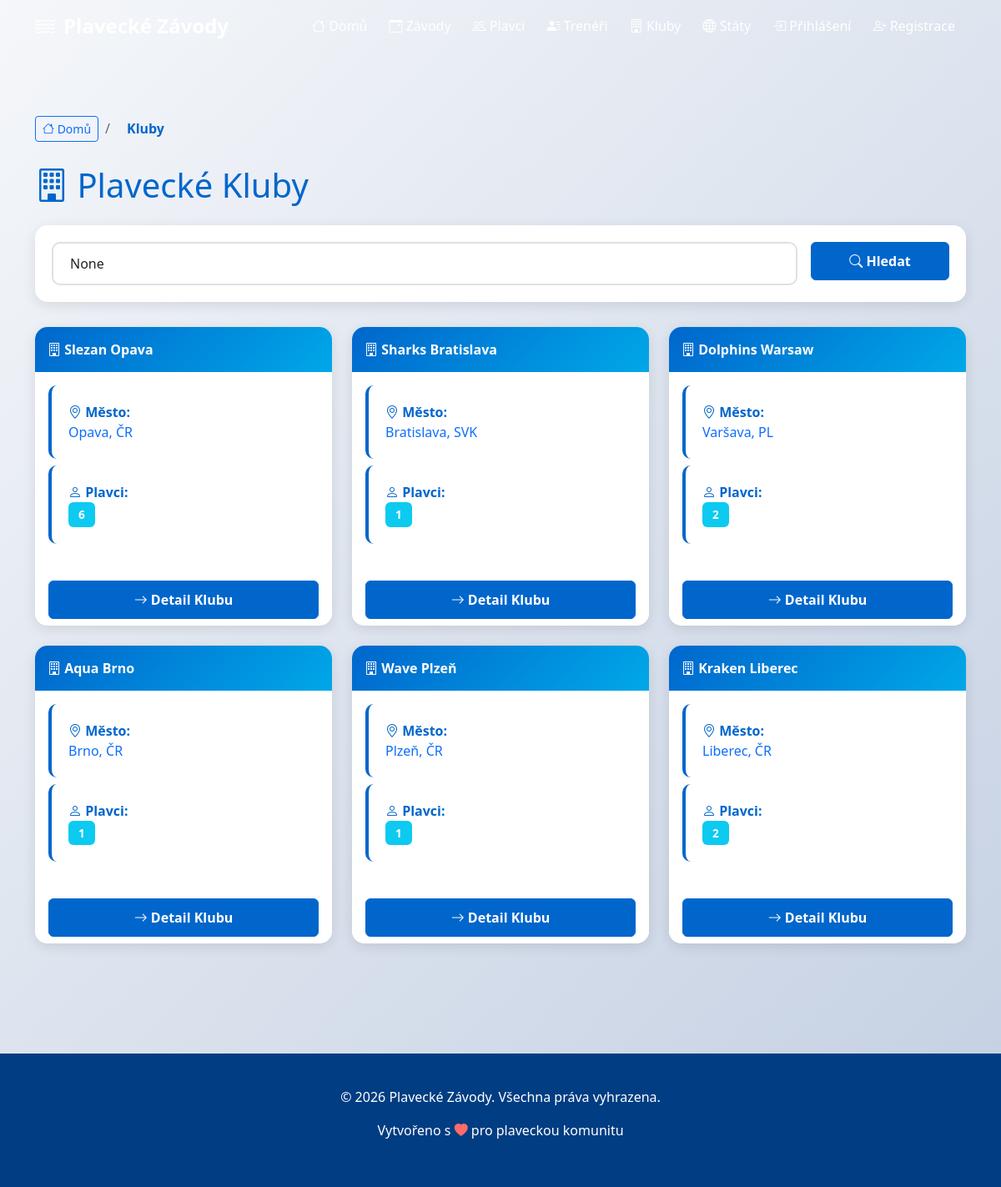
Page /kluby/ on the committed database.
### zavody/models.py (models this page shows, shortened)
class Klub(models.Model):
    klub_id = models.AutoField(primary_key=True)
    nazev = models.CharField(max_length=100)
    mesto = models.ForeignKey(Mesto, on_delete=models.CASCADE)
    datum_zalozeni = models.DateField(blank=True, null=True)
    class Meta:
        db_table = 'klub'
        verbose_name = 'Klub'
        verbose_name_plural = 'Kluby'

class Mesto(models.Model):
    mesto_id = models.AutoField(primary_key=True)
    nazev = models.CharField(max_length=100)
    symbol = models.BinaryField(blank=True, null=True)
    stat = models.ForeignKey(Stat, on_delete=models.CASCADE)
    class Meta:
        db_table = 'mesto'
        verbose_name = 'Město'
        verbose_name_plural = 'Města'

class Stat(models.Model):
    stat_id = models.AutoField(primary_key=True)
    nazev = models.CharField(max_length=4, unique=True)  # CZE, SVK, POL, GER, UKR
    hymna = models.CharField(max_length=255, blank=True, null=True)
    class Meta:
        db_table = 'stat'
        verbose_name = 'Stát'
        verbose_name_plural = 'Státy'

### zavody/views.py (the view)
# urls.py: path('kluby/', views.kluby_list, name='kluby_list'),
def kluby_list(request):
    kluby = Klub.objects.all().select_related('mesto', 'mesto__stat').annotate()
    query = request.GET.get('q')
    if query:
        kluby = kluby.filter(Q(nazev__icontains=query) | Q(mesto__nazev__icontains=query))
    context = {'kluby': kluby, 'query': query}
    return render(request, 'zavody/kluby_list.html', context)

### zavody/templates/zavody/kluby_list.html (shortened to what this page needs)
{% extends 'base.html' %}
{% block content %}
<div class="container py-5">
    <nav aria-label="breadcrumb" class="mb-4" style="display: flex; gap: 0.5rem; align-items: center;">
        <a href="{% url 'home' %}" class="btn btn-sm btn-outline-primary">
            <i class="bi bi-house"></i> Domů
        </a>
        <span style="color: #666;">/</span>
        <span style="padding: 0.5rem 0.75rem; color: #0066cc; font-weight: 600;">Kluby</span>
    </nav>
    <h1 class="mb-4" style="color: var(--primary-color);">
        <i class="bi bi-building"></i> Plavecké Kluby
    </h1>
    <div class="search-box">
        <form method="get" class="row g-3">
            <div class="col-md-10">
                <input type="text" name="q" class="form-control" placeholder="Vyhledejte klub podle názvu nebo místa..." value="{{ query }}">
            </div>
            <div class="col-md-2">
                <button type="submit" class="btn btn-primary w-100">
                    <i class="bi bi-search"></i> Hledat
                </button>
            </div>
        </form>
    </div>
    {% if kluby %}
        <div class="row">
            {% for klub in kluby %}
                <div class="col-md-6 col-lg-4 mb-4">
                    <div class="card h-100">
                        <div class="card-header">
                            <i class="bi bi-building"></i> {{ klub.nazev }}
                        </div>
                        <div class="card-body">
                            <div class="info-box mb-2">
                                <strong><i class="bi bi-geo-alt"></i> Město:</strong><br>
                                {% if klub.mesto %}
                                    <a href="{% url 'stat_detail' klub.mesto.stat.stat_id %}" style="text-decoration: none;">
                                        {{ klub.mesto.nazev }}, {{ klub.mesto.stat.nazev }}
                                    </a>
                                {% else %}
                                    <span class="text-muted">—</span>
                                {% endif %}
                            </div>
                            <div class="info-box">
                                <strong><i class="bi bi-person"></i> Plavci:</strong><br>
                                <span class="badge bg-info">
                                    {{ klub.plavec_set.count }}
                                </span>
                            </div>
                        </div>
                        <div class="card-footer bg-white border-top-0">
                            <a href="{% url 'klub_detail' klub.klub_id %}" class="btn btn-primary w-100">
                                <i class="bi bi-arrow-right"></i> Detail Klubu
                            </a>
                        </div>
                    </div>
                </div>
            {% endfor %}
        </div>
    {% else %}
        <div class="no-results">
            <i class="bi bi-search"></i>
            <h4>Žádné kluby nenalezeny</h4>
            <p>Zkuste změnit vyhledávací kritéria.</p>
        </div>
    {% endif %}
</div>
{% endblock %}

### zavody/templates/base.html (style rules this page uses)
:root { --primary-color: #0066cc; --secondary-color: #00a8e8; --dark-color: #003d82; --light-color: #e8f4f8; }
body { font-family: 'Segoe UI', Tahoma, Geneva, Verdana, sans-serif; background: linear-gradient(135deg, #f5f7fa 0%, #c3cfe2 100%); min-height: 100vh; }
.card { border: none; border-radius: 15px; box-shadow: 0 4px 15px rgba(0, 0, 0, 0.1); transition: all 0.3s ease; overflow: hidden; }
.card-header { background: linear-gradient(135deg, var(--primary-color) 0%, var(--secondary-color) 100%); color: white; border: none; font-weight: 600; padding: 15px; }
.badge { padding: 8px 12px; font-size: 0.85rem; font-weight: 600; }
.btn-primary { background-color: var(--primary-color); border-color: var(--primary-color); font-weight: 600; padding: 10px 20px; transition: all 0.3s ease; }
.search-box { background: white; padding: 20px; border-radius: 15px; box-shadow: 0 4px 15px rgba(0, 0, 0, 0.1); margin-bottom: 30px; }
.search-box input { border: 2px solid #e0e0e0; border-radius: 10px; padding: 12px 20px; font-size: 1rem; transition: all 0.3s ease; }
.info-box { background: white; padding: 20px; border-left: 4px solid var(--primary-color); border-radius: 10px; margin-bottom: 20px; }
.info-box strong { color: var(--primary-color); }

### rows in the picture
Klub: nazev "Slezan Opava", mesto.nazev "Opava", mesto.stat.nazev "ČR", plavec_set.count "6"
Klub: nazev "Sharks Bratislava", mesto.nazev "Bratislava", mesto.stat.nazev "SVK", plavec_set.count "1"
Klub: nazev "Dolphins Warsaw", mesto.nazev "Varšava", mesto.stat.nazev "PL", plavec_set.count "2"
Klub: nazev "Aqua Brno", mesto.nazev "Brno", mesto.stat.nazev "ČR", plavec_set.count "1"
Klub: nazev "Wave Plzeň", mesto.nazev "Plzeň", mesto.stat.nazev "ČR", plavec_set.count "1"
Klub: nazev "Kraken Liberec", mesto.nazev "Liberec", mesto.stat.nazev "ČR", plavec_set.count "2"
